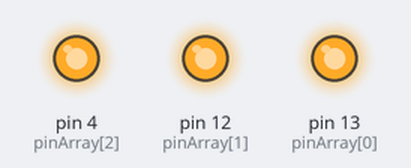
The sketch below on a simulated Arduino Uno, built with avr-gcc and run on an emulated ATmega328P. On the bench: output pins drawn as LEDs (lit = HIGH).

Above: at 0.1 s.
Timing chart, 0 to 1.6 s (numbered marks = the images above):
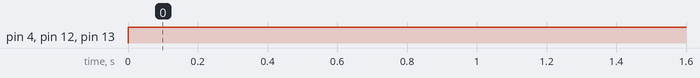

The sketch:

wk5-inClass.ino
```cpp
int pinArray[3]={13, 12, 4};
int i = 0;
int timer = 100;

void setup(){
for (i=0; i<3; i++) {
    pinMode(pinArray[i], OUTPUT);
  }
}

void loop(){
 for (i=0;i<3;i++) {
   digitalWrite(pinArray[i], HIGH);
//   delay(timer);
//   digitalWrite(pinArray[i], LOW);
//   delay(timer);
  }
//  for (i=5; i>=0; i--) {
//    digitalWrite(pinArray[i], HIGH);
//   delay(timer);
//   digitalWrite(pinArray[i], LOW);
//   delay(timer);
//  }
}
```

Measured:
- by itself, pin 4 (pinArray[2]), pin 12 (pinArray[1]), pin 13 (pinArray[0]): LOW → HIGH at 0.00 s
